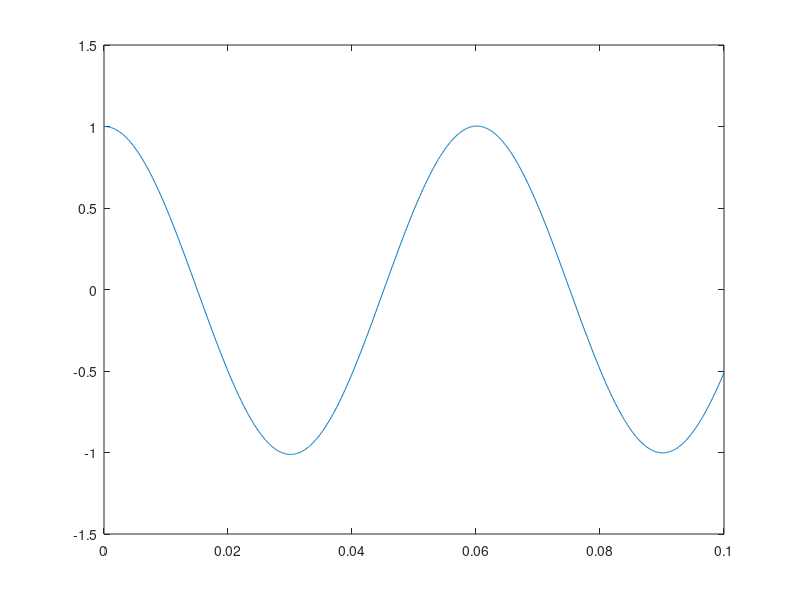

The MATLAB script that drew this image:
%
%% 参数
%
g = -9.8;
m1 = 1; l1 = 1; J1 = m1 * (l1 ^ 2)/3;
m2 = 1; l2 = 2; J2 = m2 * (l2 ^ 2)/3;
m3 = 1;
w=pi/3*100;
k=10;c=5;
f=0;
%%
A = diag([m1, m1, J1, m2, m2, J2, m3, m3]);
B = [0; m1 * g; 0; 0; m2 * g; 0; f; m3 * g];
q0 = [l1; 0; 0; 2 * l1 + l2; 0; 0; 2 * l1 + 2 * l2; 0];
%q0 = [-l1; 0; pi; -2 * l1 + l2; 0; 0; -2 * l1 + 2 * l2; 0];
%v0 = [0; 0; 0; 0; 0; 0; 0; 0]; %初始状态
v0 = [-l1*sin(q0(3))*w;
          l1*cos(q0(3))*w;
          w;
          -2*l1*sin(q0(3))*w-l2*sin(q0(6))*2*l1*cos(q0(3))*w/(2*l2*cos(q0(6)));
          l1*cos(q0(3))*w;
          -l1*cos(q0(3))*w/(l2*cos(q0(6))); 
          -2*l1*sin(q0(3))*w-l2*sin(q0(6))*2*l1*cos(q0(3))*w/(2*l2*cos(q0(6)))+l2*sin(q0(6))*2*l1*cos(q0(3))*w/(2*l2*cos(q0(6)));
          0];
q = q0; v = v0;
phi = [q0(1) - l1 * cos(q0(3));
       q0(2) - l1 * sin(q0(3));
       -2 * l1 * cos(q0(3)) + q0(4) - l2 * cos(q0(6));
       -2 * l1 * sin(q0(3)) + q0(5) - l2 * sin(q0(6));
       -2 * l1 * sin(q0(3)) + 2 * l2 * sin(q0(6));
       -l2 * cos(q0(6)) - q0(4) + q0(7);
       q0(8)
       q0(3)-w*0]; %约束
phiq = [1 0 l1 * sin(q0(3)) 0 0 0 0 0;
        0 1 -l1 * cos(q0(3)) 0 0 0 0 0;
        0 0 2 * l1 * sin(q0(3)) 1 0 l2 * sin(q0(6)) 0 0;
        0 0 -2 * l1 * cos(q0(3)) 0 1 -l2 * cos(q0(6)) 0 0;
        %0 0 2 * l1 * cos(q0(3)) 0 0 2 * l2 * cos(q0(6)) 0 0;
        0 0 0 -1 0 l2 * sin(q0(6)) 1 0;
        0 0 0 0 1 l2*cos(q0(6)) 0 0;
        0 0 0 0 0 0 0 1;
        0 0 1 0 0 0 0 0]; %雅可比
P = [-l1 * cos(q0(3)) * v0(3) ^ 2;
   -l1 * sin(q0(3)) * v0(3) ^ 2;
   -2 * l1 * cos(q0(3)) * v0(3) ^ 2 - l2 * cos(q0(6)) * v0(6) ^ 2;
   -2 * l1 * sin(q0(3)) * v0(3) ^ 2 - l2 * sin(q0(6)) * v0(6) ^ 2;
   2 * l1 * sin(q0(3)) * v0(3) ^ 2 + 2 * l2 * sin(q0(6)) * v0(6) ^ 2;
   -l2 * cos(q0(6)) * v0(6) ^ 2;
   0;
   0];
h = 0.0001; T = 0.1; t = 0:h:T; %步长及时间

phiT = phiq * v; %对时间全微分
alpha = 25; beta = 50; %经验值5~50
P1 = P - 2 * alpha * phiT - beta ^ 2 * phi; %稳定形式
LEFT = [A phiq'; phiq zeros(length(P))]; %左端系数
RIGHT = [B; P1]; %右端
X = LEFT\RIGHT;

%% 组装
q = q0; v = v0;
column = zeros(8, (length(t) - 1));
q = [q column]; v = [v column];
a = zeros(8, length(t));
%%
for i = 1:length(t) - 1
    phi = [q(1, i) - l1 * cos(q(3, i));
           q(2, i) - l1 * sin(q(3, i));
           -2 * l1 * cos(q(3, i)) + q(4, i) - l2 * cos(q(6, i));
           -2 * l1 * sin(q(3, i)) + q(5, i) - l2 * sin(q(6, i));
           -2 * l1 * sin(q(3, i)) + 2 * l2 * sin(q(6, i))
           -l2 * cos(q(6, i)) - q(4, i) + q(7, i);
           q(8, i);
           q(3,i)-w*h*(i-1)]; %约束
    phiq = [1 0 l1 * sin(q(3, i)) 0 0 0 0 0;
            0 1 -l1 * cos(q(3, i)) 0 0 0 0 0;
            0 0 2 * l1 * sin(q(3, i)) 1 0 l2 * sin(q(6, i)) 0 0;
            0 0 -2 * l1 * cos(q(3, i)) 0 1 -l2 * cos(q(6, i)) 0 0;
            0 0 2 * l1 * cos(q(3, i)) 0 0 2 * l2 * cos(q(6, i)) 0 0;
            0 0 0 -1 0 l2 * sin(q(6, i)) 1 0;
            0 0 0 0 0 0 0 1
            0 0 1 0 0 0 0 0]; %雅可比
    P = [-l1 * cos(q(3, i)) * v(3, i) ^ 2;
       -l1 * sin(q(3, i)) * v(3, i) ^ 2;
       -2 * l1 * cos(q(3, i)) * v(3, i) ^ 2 - l2 * cos(q(6, i)) * v(6, i) ^ 2;
       -2 * l1 * sin(q(3, i)) * v(3, i) ^ 2 - l2 * sin(q(6, i)) * v(6, i) ^ 2;
       2 * l1 * sin(q(3, i)) * v(3, i) ^ 2 + 2 * l2 * sin(q(6, i)) * v(6, i) ^ 2;
       -l2 * cos(q(6, i)) * v(6, i) ^ 2;
       0;
       0];
    phit=[0;0;0;0;0;0;0;-w];
    phiT = phiq * v(:, i)+phit;
    P1 = P - 2 * alpha * phiT - (beta ^ 2) * phi;
    LEFT = [A phiq'; phiq zeros(length(P))];
    RIGHT = [B; P1];
    X = LEFT \ RIGHT;
    a(:, i) = X(1:8);
    v(:, i + 1) = v(:, i) + h * a(:, i);
    q(:, i + 1) = q(:, i) + h * v(:, i);
end

%% figure
plot(t, q(1, :));
